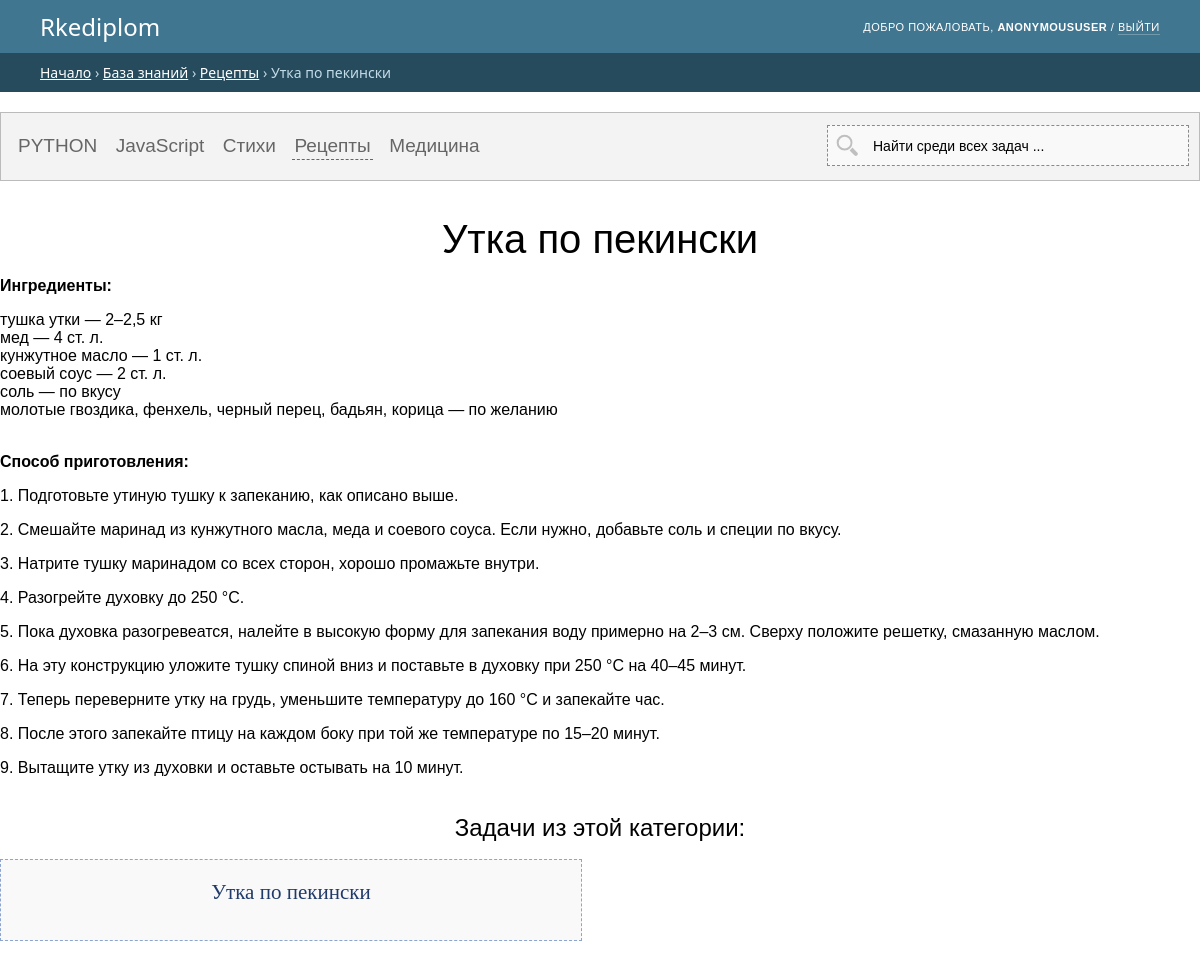
Page /wiki/recepty/utka-po-pekinski/ on the committed database.
### app/wiki/models.py (models this page shows, shortened)
class Tasks (models.Model):
	name_block = models.CharField(u'Название задачи', max_length=255, unique=False, null=False, blank=False)
	kurs_cat = models.ForeignKey('Wiki_cat', verbose_name='задача относится к категории', default='',  null=True, on_delete=models.CASCADE,)
	opisanie_full = CKEditor5Field(verbose_name='Описание задачи полное',default='', config_name='extends', null=True, blank=True)
	opisanie_mini = CKEditor5Field(verbose_name='Описание краткое',default='', config_name='extends', null=True, blank=True)
	wiki_slug = models.SlugField(unique=True, max_length=255,  verbose_name='Url', db_index=True)
	language = models.CharField( verbose_name='выбрать язык подцветки кода', max_length=255, choices=LANGUAGE_CHOICES, default='', null=True, blank=True)
	active = models.BooleanField(default=True,verbose_name='Активность',)
	created_at = models.DateTimeField(auto_now_add=True, null=True, blank=True, verbose_name="Created at")
	updated_at = models.DateTimeField(auto_now=True, verbose_name="Updated at")
	template_name = models.CharField(
		('Выбор шаблона'),
		max_length=70,
		blank=True,
	)
	def get_absolute_url(self):
		return "/wiki/%s/%s/" % (self.kurs_cat.wiki_cat_slug,self.wiki_slug,)
	class Meta:
		verbose_name = "Задачи"
		verbose_name_plural = "Задача"
		ordering = ["-created_at"]

class Wiki_cat(models.Model):
	name_block = models.CharField(u'Название', max_length=255, null=True, blank=True)
	active = models.BooleanField(default=True,verbose_name='Активность',)
	nomer_id = models.IntegerField(u'Номер сортировки',  null=True, blank=True)
	created_at = models.DateTimeField(auto_now_add=True, null=True, blank=True, verbose_name="Created at")
	updated_at = models.DateTimeField(auto_now=True, verbose_name="Updated at")
	wiki_cat_slug = models.SlugField(unique=True, max_length=255,  verbose_name='Url', db_index=True)
	class Meta:
		verbose_name = "Категории базы знаний"
		verbose_name_plural = "Категории базы знаний"
		ordering = ["nomer_id"]
	def get_absolute_url(self):
		return "/wiki/%s/" % (self.wiki_cat_slug)

### app/wiki/views.py (the view, shortened to what this page needs)
# urls.py: path('wiki/<wiki_cat_slug>/<wiki_slug>/', views.wiki_full, name='wiki_full'),
def wiki_full(request, wiki_cat_slug, wiki_slug):
	wiki_cat_all = Wiki_cat.objects.all().order_by('nomer_id')
	wiki_full = get_object_or_404(Tasks, wiki_slug=wiki_slug)
	tasks = Tasks.objects.filter(active=True, kurs_cat__id=wiki_full.kurs_cat.id).order_by('?').distinct()[:8]
	username = auth.get_user(request).username
	login_error = ''
	response = render(request, 'wiki/wiki_full.html', {
		'wiki_cat_all':wiki_cat_all,
		'wiki_full':wiki_full,
		'tasks':tasks,
		'username': username,
		'login_error': login_error,
	})
	return response

### modules/search/forms.py
class SearchTagForm(forms.Form):
    q = forms.CharField(widget=forms.TextInput(attrs={
        'class' : 'search-input js-search-input search-tag-query tt-input',
        'id' : 'typeahead',
        'placeholder': 'Найти среди всех задач ...'
    }))

### modules/search/search.py (called while the page is built)
def search(request):
	form_search = SearchTagForm()
	return  {'searchtag' : form_search,}

### app/wiki/templates/wiki/wiki_full.html (shortened to what this page needs)
{% extends "base.html" %}
{% load static %}
{% block content %}
{% include "header.html" %}
<nav aria-label="Хлебные крошки">
	<div class="breadcrumbs">
	<a href="/">Начало</a>
	› <a href="/wiki/">База знаний</a>
	› <a href="{{ wiki_full.kurs_cat.get_absolute_url }}">{{ wiki_full.kurs_cat.name_block }}</a>
	› {{ wiki_full.name_block }}
	</div>
</nav>
<div class="container_wiki" style="margin-bottom: 50px;">
	<div class="wiki_cat_wrp">
		<div class="wiki_cat_wrp_l">
		{% for wiki_cat_all in wiki_cat_all.all %}
			<a href="{{ wiki_cat_all.get_absolute_url }}" {% if wiki_cat_all.id == wiki_full.kurs_cat.id  %}class="active_url" {% endif %} >{{ wiki_cat_all.name_block }}</a>
		{% empty %}
			<p style="font-size: 16px">Нет постов</p>
		{% endfor %}
		</div>
		<div class="wiki_cat_wrp_r">
			<div class="search search--header">
                <div class="search_wrap">
                    <form class="search-form" action="/catalog/" class="user-tools__search site-search">
                        <div class="fform">
                            <div class="tt-input" data-da="#search_mobile_top,768,0">
                                   {{ searchtag.q }}
                            </div>
                        </div>
                    </form>
                </div>
            </div>
		</div>
	</div>
<h1>{{ wiki_full.name_block }}</h1>
{{wiki_full.opisanie_full|safe}}
<h2>Задачи из этой категории:</h2>
	<div class="task_wrap">
		{% for tasks in tasks %}
		<div class="task_block" style="width: 48%">
			<a href="{{tasks.get_absolute_url}}">
				<div class="task_block_name">
					{{tasks.name_block|safe}}
				</div>
			</a>
		</div>
		{% empty %}
		<p style="font-size: 16px">Нет постов</p>
		{% endfor %}
	</div>
</div>
{% include "footer.html" %}
{% endblock %}

### media/fancybox.css (style rules this page uses)
:root { --f-spinner-width: 36px;--f-spinner-height: 36px;--f-spinner-color-1: rgba(0, 0, 0, 0.1);--f-spinner-color-2: rgba(17, 24, 28, 0.8);--f-spinner-stroke: 2.75 }
:root { --f-button-width: 40px;--f-button-height: 40px;--f-button-border: 0;--f-button-border-radius: 0;--f-button-color: #374151;--f-button-bg: #f8f8f8;--f-button-hover-bg: #e0e0e0;--f-button-active-bg: #d0d0d0;--f-button-shadow: none;--f-button-transition: all 0.15s ease;--f-button-transform: none;--f-button-svg-width: 20px;--f-button-svg-height: 20px;--f-button-svg-stroke-width: 1.5;--f-button-svg-fill: none;--f-button-svg-filter: none;--f-button-svg-disabled-opacity: 0.65 }

### templates/default/svm_normalize.html (style rules this page uses)
html { font-family:sans-serif;-ms-text-size-adjust:100%;-webkit-text-size-adjust:100% }
body { margin:0 }
article,aside,details,figcaption,figure,footer,header,hgroup,main,nav,section,summary { display:block }
a { background:transparent }
b,strong { font-weight:bold }
h1 { font-size:2em;margin:0.67em 0 }
button,input,optgroup,select,textarea { color:inherit;font:inherit;margin:0 }
input { line-height:normal }

### rows in the picture
Tasks: kurs_cat.name_block "Рецепты", name_block "Утка по пекински", opisanie_full "Ингредиенты: тушка утки — 2–2,5 кг мед — 4 ст. л. кунжутное масло — 1 ст. л. соевый соус — 2 ст. л. соль — по вкусу молотые гвоздика, фенхель, черный перец, бадьян, корица — по желанию Способ приготовления: 1. Подготовьте утиную тушку к запеканию, как описано выше. 2. Смешайте маринад из кунжутного масла, меда и соевого соуса. Если нужно, добавьте соль и специи по вкусу. 3. Натрите тушку маринадом со всех сторон, хорошо промажьте внутри. 4. Разогрейте духовку до 250 °C. 5. Пока духовка разогревеатся, налейте в высокую форму для запекания воду примерно на 2–3 см. Сверху положите решетку, смазанную маслом. 6. На эту конструкцию уложите тушку спиной вниз и поставьте в духовку при 250 °C на…"
Wiki_cat: name_block "PYTHON"
Wiki_cat: name_block "JavaScript"
Wiki_cat: name_block "Стихи"
Wiki_cat: name_block "Рецепты"
Wiki_cat: name_block "Медицина"

### other values in the picture
{{ request.user }} "ANONYMOUSUSER"
